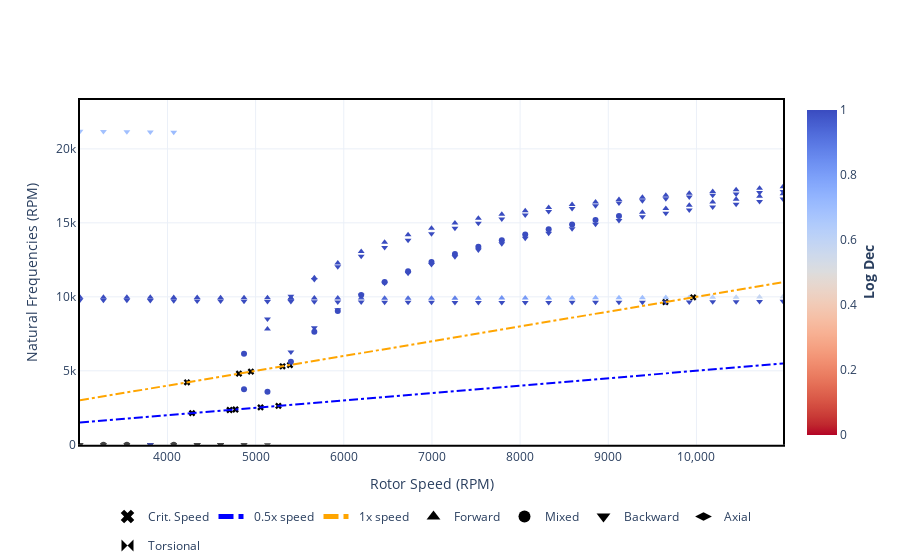

Notebook code for this chart:
### Markdown cell above
### 1.3.2 Plotting results

Now that the results are stored, use `.plot()` method to display the Campbell Diagram plot.

For the Campbell Diagram, you can plot more than one harmonic. As default, the plot display only the 1x speed option. 
Input a list with more harmonics to display it at the graph.

### Code cell
campbell.plot(harmonics=[0.5, 1])

### Figure 1 — Plotly figure (JSON) as saved in the notebook; plotly's stock layout.template omitted (floating-point values rounded to 4 significant figures; data arrays with more than 128 entries replaced by an {"elided": "..."} marker saying what was removed)
{"data": [{"hovertemplate": "Frequency (RPM): %{y:.2f}<br>Critical Speed (RPM): %{x:.2f}", "legendgroup": "Crit. Speed", "marker": {"color": "black", "symbol": "x"}, "mode": "markers", "name": "Crit. Speed", "showlegend": true, "type": "scatter", "x": [5259.0, 5389.0, 9648.0, 5056.0, 5305.0, 9962.0, 4772.0, 4947.0, 4279.0, 4704.0, 4222.0, 4811.0], "y": [2629.0, 5389.0, 9648.0, 2528.0, 5305.0, 9962.0, 2386.0, 4947.0, 2139.0, 2352.0, 4222.0, 4811.0]}, {"hoverinfo": "none", "legendgroup": "Forward", "marker": {"color": [0.9621, 0.9418, 0.9208, 0.8993, 0.8773, 0.8549, 0.8323, 0.8095, 0.7866, 0.7636, 0.7406, 0.7176, 0.6946, 0.6717, 0.6489, 0.6261, 0.6034, 0.5809, 0.5584], "coloraxis": "coloraxis", "symbol": "triangle-up"}, "mode": "markers", "name": "Forward", "showlegend": false, "type": "scatter", "x": [6197.0, 6463.0, 6729.0, 6995.0, 7261.0, 7526.0, 7792.0, 8058.0, 8324.0, 8590.0, 8855.0, 9121.0, 9387.0, 9653.0, 9919.0, 10180.0, 10450.0, 10720.0, 10980.0], "y": [9913.0, 9910.0, 9909.0, 9908.0, 9909.0, 9911.0, 9913.0, 9917.0, 9921.0, 9926.0, 9932.0, 9938.0, 9945.0, 9953.0, 9961.0, 9970.0, 9979.0, 9988.0, 9998.0]}, {"hoverinfo": "none", "legendgroup": "Forward", "marker": {"color": [14.55], "coloraxis": "coloraxis", "symbol": "triangle-up"}, "mode": "markers", "name": "Forward", "showlegend": false, "type": "scatter", "x": [5134.0], "y": [7819.0]}, {"hoverinfo": "none", "legendgroup": "Forward", "marker": {"color": [10.64, 1.0, 0.9817, 4.383, 4.227, 4.084, 3.953, 3.831, 3.718, 3.612], "coloraxis": "coloraxis", "symbol": "triangle-up"}, "mode": "markers", "name": "Forward", "showlegend": false, "type": "scatter", "x": [5400.0, 5666.0, 5932.0, 9387.0, 9653.0, 9919.0, 10180.0, 10450.0, 10720.0, 10980.0], "y": [9903.0, 9921.0, 9916.0, 15720.0, 15960.0, 16190.0, 16400.0, 16600.0, 16790.0, 16970.0]}, {"hoverinfo": "none", "legendgroup": "Forward", "marker": {"color": [1.122, 1.115, 1.107, 1.098, 1.088, 1.018], "coloraxis": "coloraxis", "symbol": "triangle-up"}, "mode": "markers", "name": "Forward", "showlegend": false, "type": "scatter", "x": [3008.0, 3274.0, 3540.0, 3805.0, 4071.0, 5400.0], "y": [9979.0, 9975.0, 9971.0, 9965.0, 9959.0, 9926.0]}, {"hoverinfo": "none", "legendgroup": "Forward", "marker": {"color": [1.076, 1.064, 1.05, 1.034, 8.701, 7.479, 6.616, 5.964, 5.45, 5.03, 4.681, 4.384, 4.128, 3.905, 3.708, 3.533, 3.376, 3.233, 3.103, 2.984, 2.874, 2.773, 2.679, 2.591, 2.509], "coloraxis": "coloraxis", "symbol": "triangle-up"}, "mode": "markers", "name": "Forward", "showlegend": false, "type": "scatter", "x": [4337.0, 4603.0, 4869.0, 5134.0, 5666.0, 5932.0, 6197.0, 6463.0, 6729.0, 6995.0, 7261.0, 7526.0, 7792.0, 8058.0, 8324.0, 8590.0, 8855.0, 9121.0, 9387.0, 9653.0, 9919.0, 10180.0, 10450.0, 10720.0, 10980.0], "y": [9952.0, 9946.0, 9939.0, 9932.0, 11290.0, 12290.0, 13070.0, 13690.0, 14200.0, 14630.0, 14990.0, 15310.0, 15580.0, 15820.0, 16040.0, 16230.0, 16410.0, 16570.0, 16720.0, 16860.0, 17000.0, 17120.0, 17230.0, 17340.0, 17440.0]}, {"hoverinfo": "none", "legendgroup": "Mixed", "marker": {"color": [null, 19.1, 13.43, 10.91], "coloraxis": "coloraxis", "symbol": "circle"}, "mode": "markers", "name": "Mixed", "showlegend": false, "type": "scatter", "x": [3274.0, 5400.0, 5666.0, 5932.0], "y": [0, 5614.0, 7646.0, 9048.0]}, {"hoverinfo": "none", "legendgroup": "Mixed", "marker": {"color": [null, 29.37], "coloraxis": "coloraxis", "symbol": "circle"}, "mode": "markers", "name": "Mixed", "showlegend": false, "type": "scatter", "x": [3540.0, 5134.0], "y": [0, 3583.0]}, {"hoverinfo": "none", "legendgroup": "Mixed", "marker": {"color": [null, 32.83], "coloraxis": "coloraxis", "symbol": "circle"}, "mode": "markers", "name": "Mixed", "showlegend": false, "type": "scatter", "x": [4071.0, 4869.0], "y": [0, 3753.0]}, {"hoverinfo": "none", "legendgroup": "Mixed", "marker": {"color": [18.13, 9.399, 8.361, 7.591, 6.988, 6.499, 6.092, 5.746, 5.446, 5.183, 4.95, 4.741, 4.553], "coloraxis": "coloraxis", "symbol": "circle"}, "mode": "markers", "name": "Mixed", "showlegend": false, "type": "scatter", "x": [4869.0, 6197.0, 6463.0, 6729.0, 6995.0, 7261.0, 7526.0, 7792.0, 8058.0, 8324.0, 8590.0, 8855.0, 9121.0], "y": [6148.0, 10120.0, 11000.0, 11730.0, 12350.0, 12900.0, 13380.0, 13820.0, 14210.0, 14560.0, 14890.0, 15190.0, 15460.0]}, {"hoverinfo": "none", "legendgroup": "Backward", "marker": {"color": [null, null, null, null, null, null, null, null, 1.635, 1.651, 1.666, 1.68, 1.694, 1.707, 1.72, 1.732, 1.744, 1.756, 1.768, 1.779, 1.79, 1.802, 1.813, 1.824, 1.835, 1.846, 1.857], "coloraxis": "coloraxis", "symbol": "triangle-down"}, "mode": "markers", "name": "Backward", "showlegend": false, "type": "scatter", "x": [3008.0, 3540.0, 3805.0, 4071.0, 4337.0, 4603.0, 4869.0, 5134.0, 6197.0, 6463.0, 6729.0, 6995.0, 7261.0, 7526.0, 7792.0, 8058.0, 8324.0, 8590.0, 8855.0, 9121.0, 9387.0, 9653.0, 9919.0, 10180.0, 10450.0, 10720.0, 10980.0], "y": [0, 0, 0, 0, 0, 0, 0, 0, 9647.0, 9639.0, 9633.0, 9628.0, 9624.0, 9621.0, 9620.0, 9621.0, 9622.0, 9625.0, 9629.0, 9634.0, 9641.0, 9648.0, 9656.0, 9665.0, 9675.0, 9685.0, 9697.0]}, {"hoverinfo": "none", "legendgroup": "Backward", "marker": {"color": [null, null, null, null, null, null, null, 16.15, 12.34, 10.34], "coloraxis": "coloraxis", "symbol": "triangle-down"}, "mode": "markers", "name": "Backward", "showlegend": false, "type": "scatter", "x": [3008.0, 3274.0, 3805.0, 4071.0, 4337.0, 4603.0, 4869.0, 5400.0, 5666.0, 5932.0], "y": [0, 0, 0, 0, 0, 0, 0, 6266.0, 7912.0, 9133.0]}, {"hoverinfo": "none", "legendgroup": "Backward", "marker": {"color": [null, null, null, 25200.0, null, null, 1.583, 1.601, 1.619, 9.053, 8.141, 7.448, 6.898, 6.447, 6.068, 5.744, 5.461, 5.212, 4.99, 4.79, 4.609, 4.445, 4.294, 4.155, 4.027, 3.908, 3.797, 3.694], "coloraxis": "coloraxis", "symbol": "triangle-down"}, "mode": "markers", "name": "Backward", "showlegend": false, "type": "scatter", "x": [3008.0, 3274.0, 3540.0, 3805.0, 4337.0, 4603.0, 5400.0, 5666.0, 5932.0, 6197.0, 6463.0, 6729.0, 6995.0, 7261.0, 7526.0, 7792.0, 8058.0, 8324.0, 8590.0, 8855.0, 9121.0, 9387.0, 9653.0, 9919.0, 10180.0, 10450.0, 10720.0, 10980.0], "y": [0, 0, 0, 1.882, 0, 0, 9677.0, 9666.0, 9656.0, 10110.0, 10910.0, 11590.0, 12180.0, 12700.0, 13170.0, 13580.0, 13960.0, 14300.0, 14610.0, 14900.0, 15160.0, 15410.0, 15640.0, 15860.0, 16060.0, 16260.0, 16440.0, 16610.0]}, {"hoverinfo": "none", "legendgroup": "Backward", "marker": {"color": [1.394, 1.416, 1.438, 1.46, 1.482, null, null, 12.25], "coloraxis": "coloraxis", "symbol": "triangle-down"}, "mode": "markers", "name": "Backward", "showlegend": false, "type": "scatter", "x": [3008.0, 3274.0, 3540.0, 3805.0, 4071.0, 4337.0, 4603.0, 5134.0], "y": [9786.0, 9774.0, 9762.0, 9750.0, 9738.0, 0, 0, 8506.0]}, {"hoverinfo": "none", "legendgroup": "Backward", "marker": {"color": [1.504, 1.525, 1.545, 1.565, 8.23, 7.202, 6.437, 5.837, 5.35, 4.944, 4.598, 4.298, 4.036, 3.802, 3.592, 3.403, 3.231, 3.074, 2.929, 2.795, 2.672, 2.556, 2.449, 2.348, 2.253], "coloraxis": "coloraxis", "symbol": "triangle-down"}, "mode": "markers", "name": "Backward", "showlegend": false, "type": "scatter", "x": [4337.0, 4603.0, 4869.0, 5134.0, 5666.0, 5932.0, 6197.0, 6463.0, 6729.0, 6995.0, 7261.0, 7526.0, 7792.0, 8058.0, 8324.0, 8590.0, 8855.0, 9121.0, 9387.0, 9653.0, 9919.0, 10180.0, 10450.0, 10720.0, 10980.0], "y": [9725.0, 9713.0, 9701.0, 9688.0, 11170.0, 12040.0, 12740.0, 13330.0, 13830.0, 14260.0, 14630.0, 14970.0, 15260.0, 15530.0, 15760.0, 15970.0, 16160.0, 16330.0, 16490.0, 16620.0, 16750.0, 16860.0, 16960.0, 17050.0, 17120.0]}, {"hoverinfo": "none", "legendgroup": "Backward", "marker": {"color": [0.6807, 0.6862, 0.6917, 0.6973, 0.703, 9.729], "coloraxis": "coloraxis", "symbol": "triangle-down"}, "mode": "markers", "name": "Backward", "showlegend": false, "type": "scatter", "x": [3008.0, 3274.0, 3540.0, 3805.0, 4071.0, 5400.0], "y": [21180.0, 21170.0, 21150.0, 21140.0, 21120.0, 10040.0]}, {"hoverinfo": "none", "line": {"color": "blue", "dash": "dashdot"}, "mode": "lines", "name": "0.5x speed", "type": "scatter", "x": [3008.0, 3274.0, 3540.0, 3805.0, 4071.0, 4337.0, 4603.0, 4869.0, 5134.0, 5400.0, 5666.0, 5932.0, 6197.0, 6463.0, 6729.0, 6995.0, 7261.0, 7526.0, 7792.0, 8058.0, 8324.0, 8590.0, 8855.0, 9121.0, 9387.0, 9653.0, 9919.0, 10180.0, 10450.0, 10720.0, 10980.0], "y": [1504.0, 1637.0, 1770.0, 1903.0, 2036.0, 2168.0, 2301.0, 2434.0, 2567.0, 2700.0, 2833.0, 2966.0, 3099.0, 3232.0, 3365.0, 3497.0, 3630.0, 3763.0, 3896.0, 4029.0, 4162.0, 4295.0, 4428.0, 4561.0, 4693.0, 4826.0, 4959.0, 5092.0, 5225.0, 5358.0, 5491.0]}, {"hoverinfo": "none", "line": {"color": "orange", "dash": "dashdot"}, "mode": "lines", "name": "1x speed", "type": "scatter", "x": [3008.0, 3274.0, 3540.0, 3805.0, 4071.0, 4337.0, 4603.0, 4869.0, 5134.0, 5400.0, 5666.0, 5932.0, 6197.0, 6463.0, 6729.0, 6995.0, 7261.0, 7526.0, 7792.0, 8058.0, 8324.0, 8590.0, 8855.0, 9121.0, 9387.0, 9653.0, 9919.0, 10180.0, 10450.0, 10720.0, 10980.0], "y": [3008.0, 3274.0, 3540.0, 3805.0, 4071.0, 4337.0, 4603.0, 4869.0, 5134.0, 5400.0, 5666.0, 5932.0, 6197.0, 6463.0, 6729.0, 6995.0, 7261.0, 7526.0, 7792.0, 8058.0, 8324.0, 8590.0, 8855.0, 9121.0, 9387.0, 9653.0, 9919.0, 10180.0, 10450.0, 10720.0, 10980.0]}, {"hoverinfo": "none", "legendgroup": "Forward", "marker": {"color": "black", "symbol": "triangle-up"}, "mode": "markers", "name": "Forward", "type": "scatter", "x": [0], "y": [0]}, {"hoverinfo": "none", "legendgroup": "Mixed", "marker": {"color": "black", "symbol": "circle"}, "mode": "markers", "name": "Mixed", "type": "scatter", "x": [0], "y": [0]}, {"hoverinfo": "none", "legendgroup": "Backward", "marker": {"color": "black", "symbol": "triangle-down"}, "mode": "markers", "name": "Backward", "type": "scatter", "x": [0], "y": [0]}, {"hoverinfo": "none", "legendgroup": "Axial", "marker": {"color": "black", "symbol": "diamond-wide"}, "mode": "markers", "name": "Axial", "type": "scatter", "x": [0], "y": [0]}, {"hoverinfo": "none", "legendgroup": "Torsional", "marker": {"color": "black", "symbol": "bowtie"}, "mode": "markers", "name": "Torsional", "type": "scatter", "x": [0], "y": [0]}], "layout": {"coloraxis": {"cmax": 1, "cmin": 0, "colorbar": {"title": {"side": "right", "text": "<b>Log Dec</b>"}}, "colorscale": {"elided": "255x2 mixed values"}}, "legend": {"itemsizing": "constant", "orientation": "h", "x": 0.5, "xanchor": "center", "y": -0.3, "yanchor": "bottom", "yref": "container"}, "xaxis": {"exponentformat": "none", "range": [3008.0, 10980.0], "title": {"text": "Rotor Speed (RPM)"}}, "yaxis": {"range": [0, 23300.0], "title": {"text": "Natural Frequencies (RPM)"}}}}
